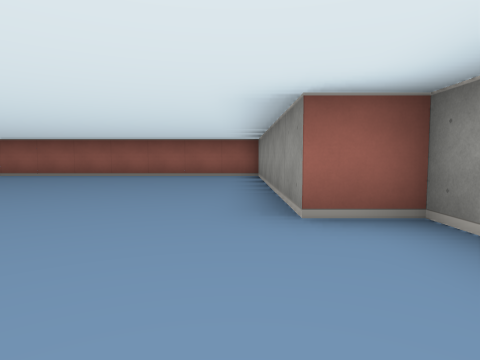
[1] (above)

19 first-person views from a walk through a cub3D ray-caster map. The camera is about half as high as the walls, tilts 4° down and sees 75° across. The floor is counted in squares. Each view is taken from the middle of a square. On the plan, view 1 faces up. The plan holds only what a view shows up to about 9 squares ahead; the rest is blank.

[2]
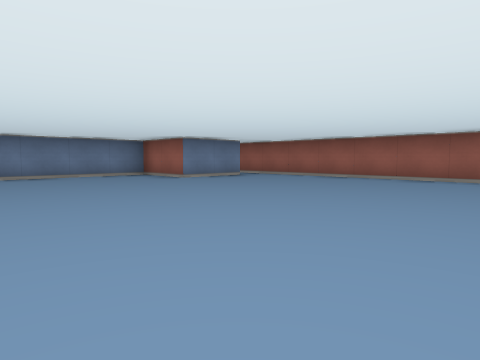

[3]
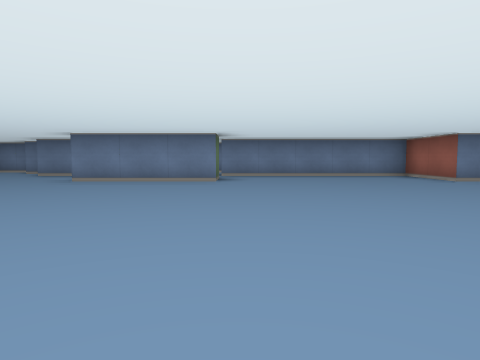

[4]
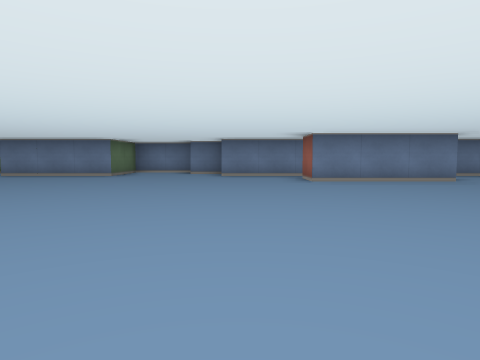

[5]
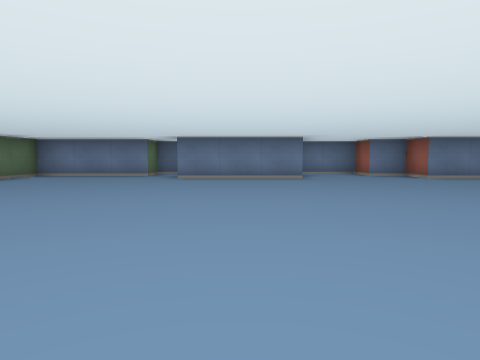

[6]
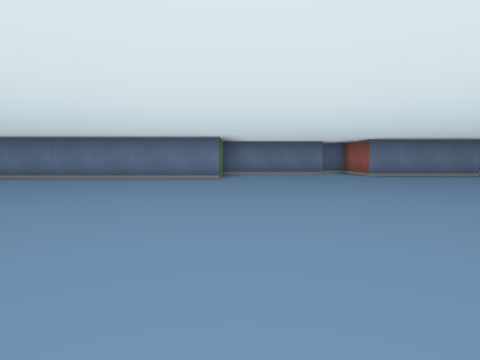

[7]
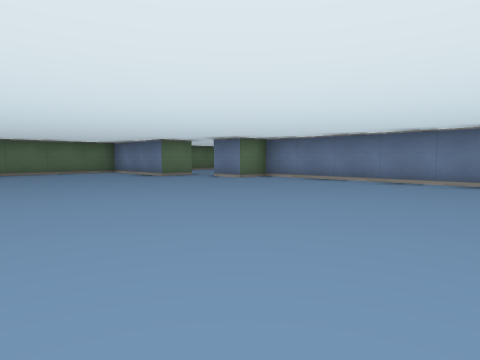

[8]
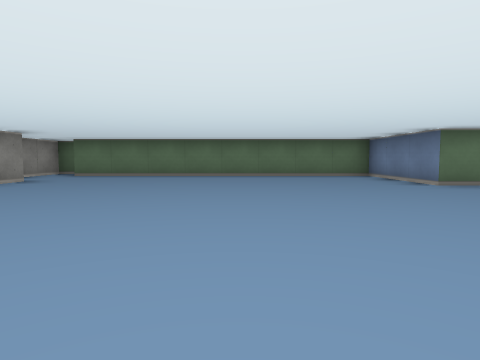

[9]
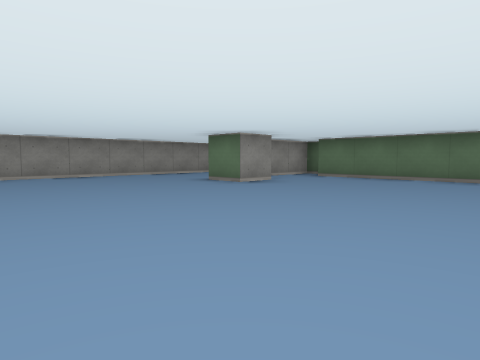

[10]
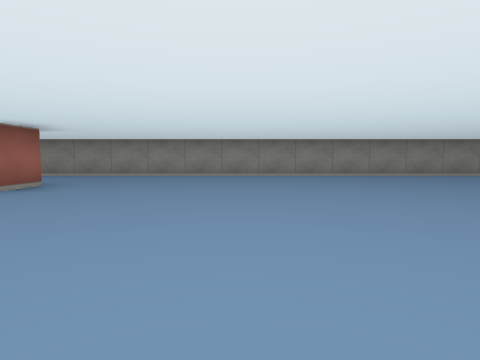

[11]
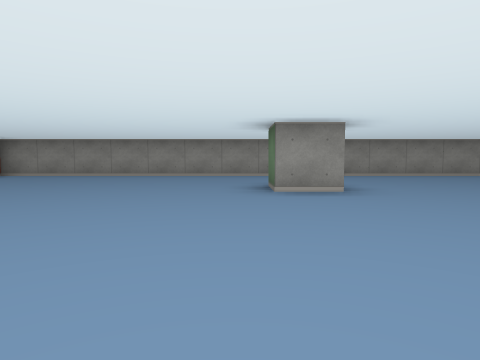

[12]
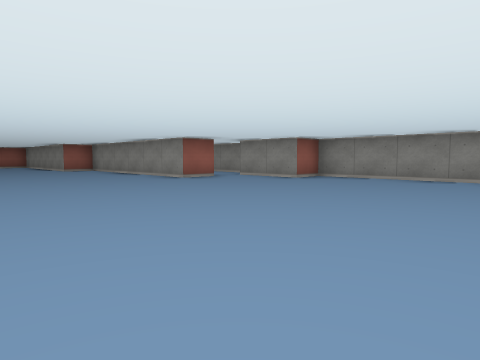

[13]
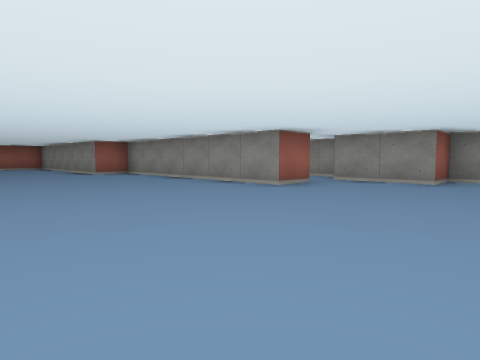

[14]
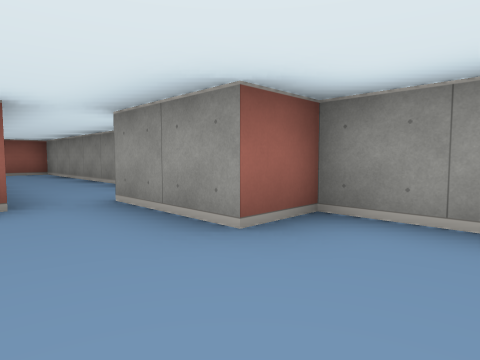

[15]
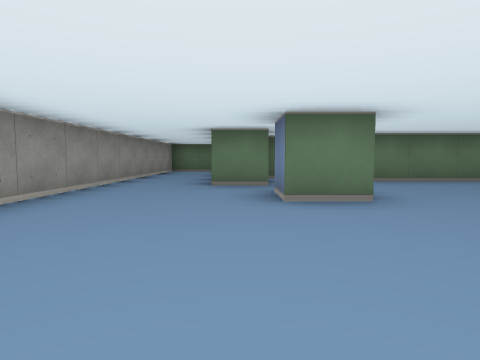

[16]
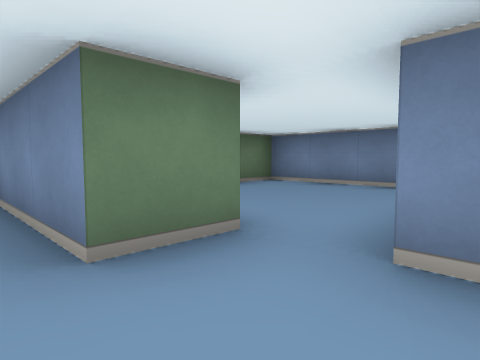

[17]
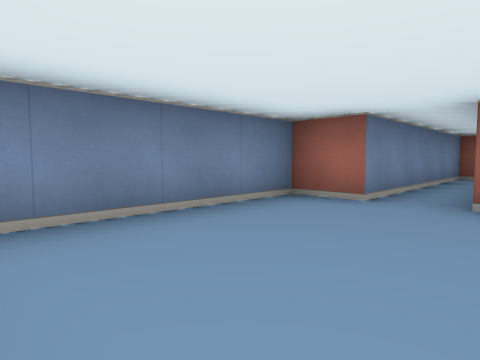

[18]
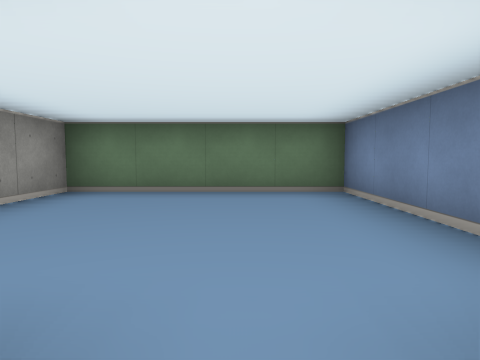

[19]
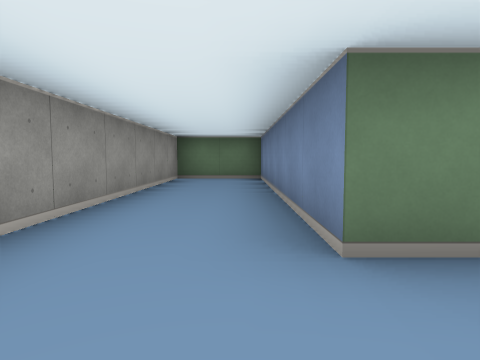

### Floor plan
Ten units are one square. View 1 is at (0, 0); x grows to the right and y downward. Boxes are objects, and circles mark ways between rooms. Rooms are numbered by the first view taken in them; rooms with no view inside come last. Other rooms are left out.
<svg viewBox="-130 -90 180 410">
<path fill="none" stroke="#000" d="M15 135 5 135 5 125 15 125M-111 75 -105 75 -105 105 -110 105M26 35 15 35 15 -25 5 -25 5 -85 -74 -85M-120 115 -115 115 -115 145 -95 145 -95 215 -85 215 -85 225M-105 22 -105 45 -115 45 -115 55 -120 55M-92 -5 -85 -5 -85 25 -95 25M-85 235 -75 235 -75 265 5 265M5 246 5 235 15 235 15 245M14 255 25 255 25 315 45 315 45 55 35 55 35 35M15 270 15 258M-85 -74 -85 -55 -105 -55 -105 -5M-115 175 -115 225 -125 225 -125 265 -85 265 -85 251M45 30 45 -35 35 -35"/>
<circle cx="-90" cy="230" r="3" fill="#2a7"/>
<circle cx="30" cy="30" r="3" fill="#2a7"/>
<text x="-30" y="100">1</text>
<text x="-110" y="230">2</text>
<text x="30" y="0">3</text>
</svg>
Room 1 opens to room 2. Room 1 opens to room 3.

Where each view was taken, in squares from view 1:
view 1: 0 up, 0 right, facing up
view 2: 1 up, 2 left, facing up-left
view 3: 1 up, 2 left, facing left
view 4: 4 down, 2 left, facing left
view 5: 9 down, 3 left, facing left
view 6: 14 down, 2 left, facing left
view 7: 16 down, 3 left, facing down-left
view 8: 18 down, 4 left, facing down
view 9: 19 down, 4 left, facing down-right
view 10: 17 down, 4 left, facing right
view 11: 12 down, 4 left, facing right
view 12: 10 down, 3 left, facing up-right
view 13: 7 down, 3 left, facing up-right
view 14: 7 down, 2 right, facing up-right
view 15: 20 down, 2 right, facing down
view 16: 22 down, 7 left, facing down-left
view 17: 26 down, 10 left, facing up-left
view 18: 22 down, 11 left, facing down
view 19: 24 down, 3 right, facing down
